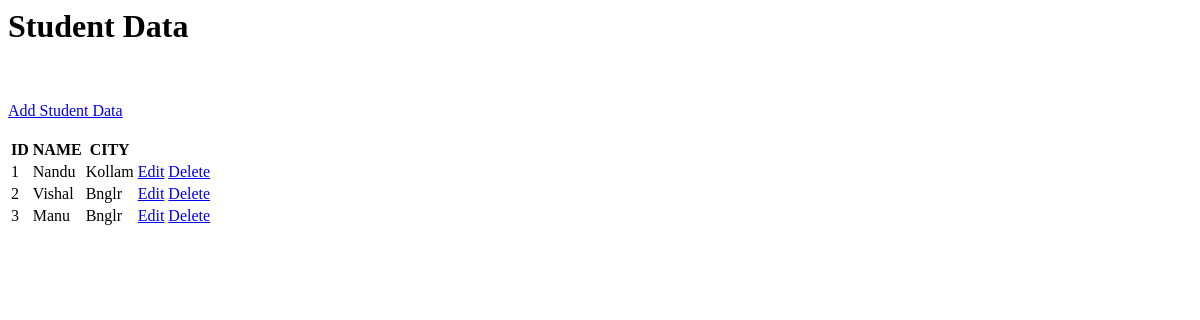
Before: / with the older database file.
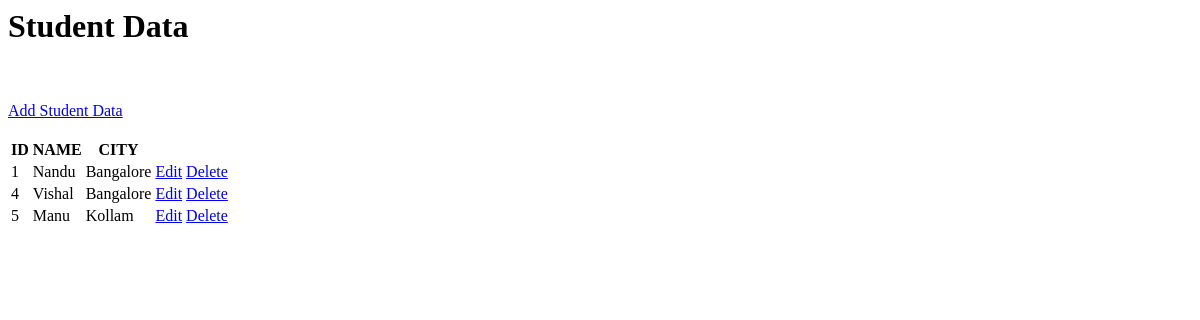
After: the same page with the newer database file.
### tables this page shows
CREATE TABLE STUDENT (ID INTEGER PRIMARY KEY AUTOINCREMENT, NAME TEXT, CITY TEXT);

### app.py (the view)
@app.route('/')
def contact():
   conn =sqlite3.connect('test.db')
   conn.row_factory=sqlite3.Row
   cur=conn.cursor()
   cur.execute("SELECT * FROM STUDENT")
   rows= cur.fetchall()
   return render_template('index.html',rows=rows)

### templates/index.html
<h1>Student Data</h1><br><br>
<a href="{{url_for('create')}}">Add Student Data</a><br><br>
<table>
    <tr>
        <th>ID</th>
        <th>NAME</th>
        <th>CITY</th>
        <th></th>
        <th></th>
    </tr>
    {% for row in rows %}
    <tr>
        <td>{{row.id}}</td>
        <td>{{row.name}}</td>
        <td>{{row.city}}</td>
        <td><a href="{{url_for('edit',id='row.id')}}">Edit</a></td>
        <td><a href="{{url_for('delete',id='row.id')}}">Delete</a></td>
    </tr>
    {% endfor %}
</table>

Changed rows visible on the page:
removed STUDENT: id "2", name "Vishal", city "Bnglr"
removed STUDENT: id "3", name "Manu", city "Bnglr"
changed STUDENT "Nandu": city "Kollam" → "Bangalore"
added STUDENT: id "4", name "Vishal", city "Bangalore"
added STUDENT: id "5", name "Manu", city "Kollam"
